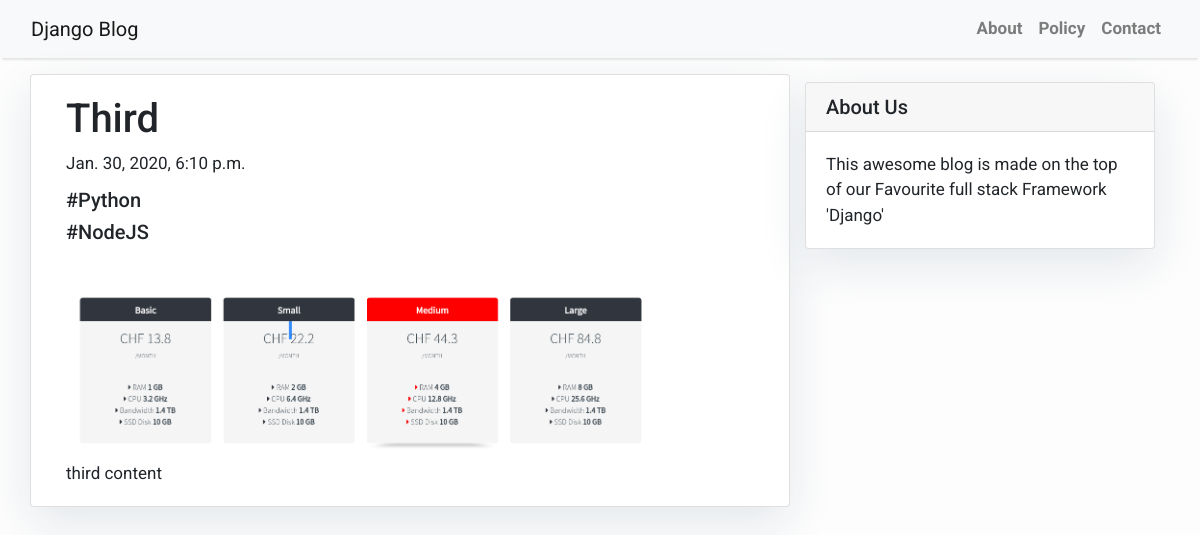
The page /third/ on the database its author committed.
### blog/models.py (models this page shows, shortened)
class Post(models.Model):
    title = models.CharField(max_length=200, unique=True)
    pic = models.ImageField(upload_to='images/')
    content = models.TextField()
    slug = models.SlugField(max_length=200, unique=True)
    created_on = models.DateTimeField(auto_now_add=True)
    tags = models.ManyToManyField('Tag')
    class Meta:
        ordering = ['-created_on']

class Tag(models.Model):
    tag_name = models.CharField(max_length=256)

### blog/views.py (the view)
# urls.py: path('<slug:slug>/', views.PostDetail.as_view(), name='post_detail'),
class PostDetail(generic.DetailView):
    model = Post
    template_name = 'post_detail.html'

### templates/post_detail.html
{% extends 'base.html' %} {% block content %}
<div class="container">
  <div class="row">
    <div class="col-md-8 card mb-4  mt-3 left  top">
      <div class="card-body">
        <h1>{% block title %} {{ object.title }} {% endblock title %}</h1>
        <p class="card-title">{{ post.created_on }}</p>
        {% for tag in post.tags.all %}
                    <h5 class="title">{{ tag.tag_name }}</h5>
        {% endfor %}
        <br/>
                    <img src="{{ post.pic.url }}" alt=img height="=600" width="600"></img>
        <br/>
        <p class="card-text ">{{ object.content | safe }}</p>
      </div>
    </div>
    {% block sidebar %} {% include 'sidebar.html' %} {% endblock sidebar %}
  </div>
</div>
{% endblock content %}

### templates/base.html (style rules this page uses)
body { font-family: "Roboto", sans-serif; font-size: 17px; background-color: #fdfdfd; }

### templates/sidebar.html (style rules this page uses)
.card { box-shadow: 0 16px 48px #E3E7EB; }

### rows shown on the page
Post: title "Third", created_on "Jan. 30, 2020, 6:10 p.m.", pic (picture), content "third content"
Tag: tag_name "#Python"
Tag: tag_name "#NodeJS"
